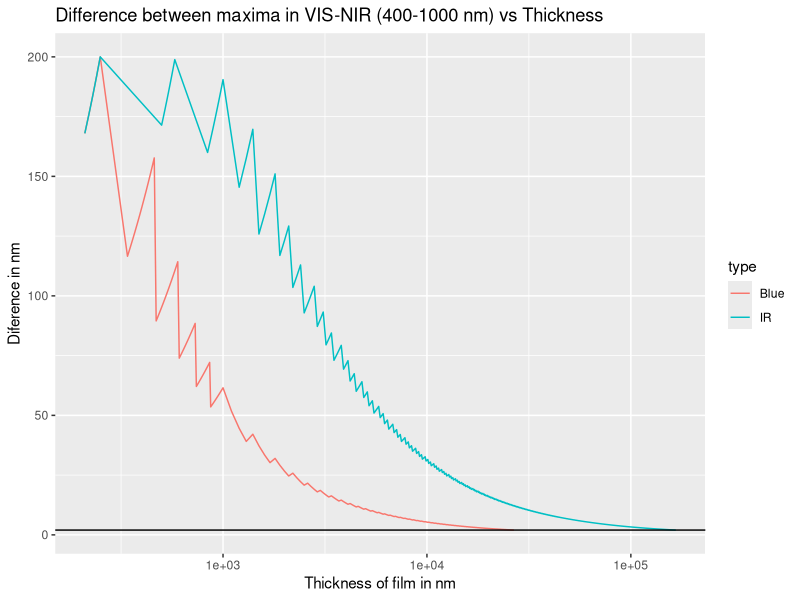

Here is the R script that generated this plot:
## ---- chunk 1
library(tidyverse)

d_l <- function(d, n = 1.5){ # delta lambda in visual range given thickness d in nm
  m <- 1:100000
  l <- 2*n*d/(m+0.5)
  r_m <- range(m[l < 1000 & l > 400]) # visual range
  2*n*d/(0.75+2*r_m+r_m^2)
}

#d_l(1000)


d_vect <- c(seq(10, 1000, by =10), seq(1000, 2e5, by = 100))
d_l_vect <- sapply(d_vect, d_l)

dfIR <- tibble(
  thickness = d_vect, 
  wavelength_difference_between_peaks = d_l_vect[1, ],
  type = "IR"
)

dfBlue <- tibble(
  thickness = d_vect, 
  wavelength_difference_between_peaks = d_l_vect[2, ],
  type = "Blue"
)
df <- bind_rows(dfBlue, dfIR)

df <- df %>%
  na.omit() %>%
  filter(between(wavelength_difference_between_peaks, 2, 200))


library(ggplot2)

p <- ggplot(df) +
  geom_line(aes(x = thickness, y = wavelength_difference_between_peaks,
                color = type)) +
  geom_hline(yintercept = 2) +
  ylab("Diference in nm") + 
  xlab("Thickness of film in nm") +
  ggtitle("Difference between maxima in VIS-NIR (400-1000 nm) vs Thickness") +
  #ylim(0, 100) +
  #scale_y_log10() 
  scale_x_log10()

#print(range(df$thickness))

#library(plotly)
#ggplotly(p)
p
